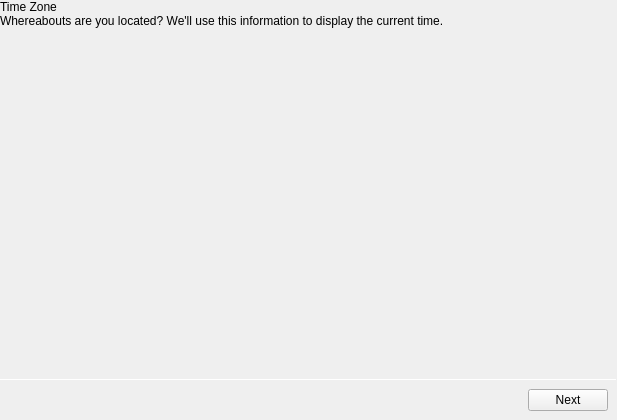
<?xml version="1.0" encoding="UTF-8"?>
<ui version="4.0">
 <class>OnboardingTimeZone</class>
 <widget class="QWidget" name="OnboardingTimeZone">
  <property name="geometry">
   <rect>
    <x>0</x>
    <y>0</y>
    <width>617</width>
    <height>420</height>
   </rect>
  </property>
  <property name="windowTitle">
   <string>Form</string>
  </property>
  <layout class="QVBoxLayout" name="verticalLayout">
   <property name="spacing">
    <number>0</number>
   </property>
   <property name="leftMargin">
    <number>0</number>
   </property>
   <property name="topMargin">
    <number>0</number>
   </property>
   <property name="rightMargin">
    <number>0</number>
   </property>
   <property name="bottomMargin">
    <number>0</number>
   </property>
   <item>
    <widget class="tTitleLabel" name="titleLabel">
     <property name="text">
      <string>Time Zone</string>
     </property>
    </widget>
   </item>
   <item>
    <widget class="QLabel" name="label">
     <property name="text">
      <string>Whereabouts are you located? We'll use this information to display the current time.</string>
     </property>
     <property name="wordWrap">
      <bool>true</bool>
     </property>
     <property name="margin">
      <number>9</number>
     </property>
    </widget>
   </item>
   <item>
    <spacer name="verticalSpacer">
     <property name="orientation">
      <enum>Qt::Vertical</enum>
     </property>
     <property name="sizeHint" stdset="0">
      <size>
       <width>20</width>
       <height>321</height>
      </size>
     </property>
    </spacer>
   </item>
   <item>
    <widget class="Line" name="line">
     <property name="maximumSize">
      <size>
       <width>16777215</width>
       <height>1</height>
      </size>
     </property>
     <property name="orientation">
      <enum>Qt::Horizontal</enum>
     </property>
    </widget>
   </item>
   <item>
    <layout class="QHBoxLayout" name="horizontalLayout">
     <property name="spacing">
      <number>6</number>
     </property>
     <property name="leftMargin">
      <number>9</number>
     </property>
     <property name="topMargin">
      <number>9</number>
     </property>
     <property name="rightMargin">
      <number>9</number>
     </property>
     <property name="bottomMargin">
      <number>9</number>
     </property>
     <item>
      <spacer name="horizontalSpacer">
       <property name="orientation">
        <enum>Qt::Horizontal</enum>
       </property>
       <property name="sizeHint" stdset="0">
        <size>
         <width>40</width>
         <height>20</height>
        </size>
       </property>
      </spacer>
     </item>
     <item>
      <widget class="QPushButton" name="nextButton">
       <property name="text">
        <string>Next</string>
       </property>
       <property name="icon">
        <iconset theme="go-next">
         <normaloff>../../../thedesk/libthedesk/onboarding</normaloff>../../../thedesk/libthedesk/onboarding</iconset>
       </property>
      </widget>
     </item>
    </layout>
   </item>
  </layout>
 </widget>
 <customwidgets>
  <customwidget>
   <class>tTitleLabel</class>
   <extends>QLabel</extends>
   <header location="global">ttitlelabel.h</header>
   <slots>
    <signal>backButtonClicked()</signal>
   </slots>
  </customwidget>
 </customwidgets>
 <resources/>
 <connections/>
</ui>
